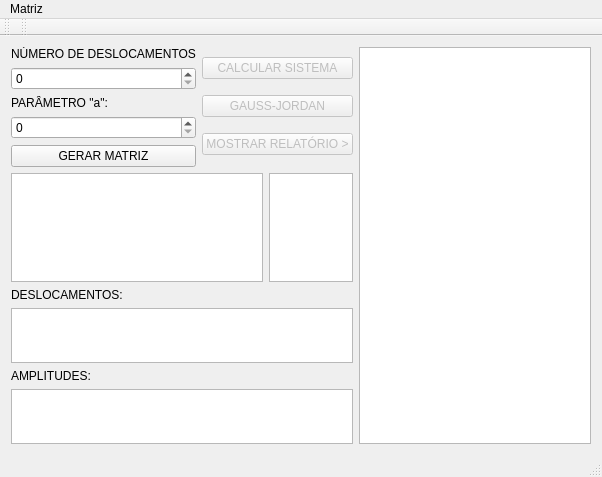
<?xml version="1.0" encoding="UTF-8"?>
<ui version="4.0">
 <class>MainWindow</class>
 <widget class="QMainWindow" name="MainWindow">
  <property name="geometry">
   <rect>
    <x>0</x>
    <y>0</y>
    <width>602</width>
    <height>477</height>
   </rect>
  </property>
  <property name="windowTitle">
   <string>Matriz</string>
  </property>
  <widget class="QWidget" name="centralWidget">
   <layout class="QGridLayout" name="gridLayout">
    <item row="0" column="0">
     <layout class="QVBoxLayout" name="verticalLayout_2">
      <item>
       <layout class="QHBoxLayout" name="horizontalLayout">
        <item>
         <layout class="QVBoxLayout" name="verticalLayout">
          <item>
           <widget class="QLabel" name="label">
            <property name="text">
             <string>NÚMERO DE DESLOCAMENTOS</string>
            </property>
           </widget>
          </item>
          <item>
           <widget class="QSpinBox" name="_tamanhoMatriz"/>
          </item>
          <item>
           <widget class="QLabel" name="label_4">
            <property name="text">
             <string>PARÂMETRO &quot;a&quot;:</string>
            </property>
           </widget>
          </item>
          <item>
           <widget class="QSpinBox" name="_parametroA"/>
          </item>
          <item>
           <widget class="QPushButton" name="btnGerarMatriz">
            <property name="text">
             <string>GERAR MATRIZ</string>
            </property>
           </widget>
          </item>
         </layout>
        </item>
        <item>
         <layout class="QVBoxLayout" name="verticalLayout_3">
          <item>
           <widget class="QPushButton" name="btnCalcularMatriz">
            <property name="enabled">
             <bool>false</bool>
            </property>
            <property name="text">
             <string>CALCULAR SISTEMA</string>
            </property>
            <property name="flat">
             <bool>false</bool>
            </property>
           </widget>
          </item>
          <item>
           <widget class="QPushButton" name="btnCalcularJordan">
            <property name="enabled">
             <bool>false</bool>
            </property>
            <property name="text">
             <string>GAUSS-JORDAN</string>
            </property>
            <property name="checkable">
             <bool>true</bool>
            </property>
           </widget>
          </item>
          <item>
           <widget class="QPushButton" name="btnRelatorio">
            <property name="enabled">
             <bool>false</bool>
            </property>
            <property name="text">
             <string>MOSTRAR RELATÓRIO &gt;</string>
            </property>
            <property name="checkable">
             <bool>true</bool>
            </property>
           </widget>
          </item>
         </layout>
        </item>
       </layout>
      </item>
      <item>
       <layout class="QHBoxLayout" name="horizontalLayout_5">
        <item>
         <widget class="QTableWidget" name="tblCoeficientes"/>
        </item>
        <item>
         <widget class="QTableWidget" name="tblResultado">
          <property name="sizePolicy">
           <sizepolicy hsizetype="Maximum" vsizetype="Expanding">
            <horstretch>0</horstretch>
            <verstretch>0</verstretch>
           </sizepolicy>
          </property>
          <property name="maximumSize">
           <size>
            <width>87</width>
            <height>16777215</height>
           </size>
          </property>
         </widget>
        </item>
       </layout>
      </item>
     </layout>
    </item>
    <item row="1" column="0">
     <widget class="QLabel" name="label_2">
      <property name="text">
       <string>DESLOCAMENTOS:</string>
      </property>
     </widget>
    </item>
    <item row="2" column="0">
     <widget class="QTableWidget" name="tblRaizes">
      <property name="sizePolicy">
       <sizepolicy hsizetype="Expanding" vsizetype="Maximum">
        <horstretch>0</horstretch>
        <verstretch>0</verstretch>
       </sizepolicy>
      </property>
      <property name="maximumSize">
       <size>
        <width>16777215</width>
        <height>55</height>
       </size>
      </property>
      <property name="editTriggers">
       <set>QAbstractItemView::NoEditTriggers</set>
      </property>
      <property name="gridStyle">
       <enum>Qt::SolidLine</enum>
      </property>
      <property name="rowCount">
       <number>0</number>
      </property>
     </widget>
    </item>
    <item row="3" column="0">
     <widget class="QLabel" name="label_3">
      <property name="text">
       <string>AMPLITUDES:</string>
      </property>
     </widget>
    </item>
    <item row="4" column="0">
     <widget class="QTableWidget" name="tblAmplitudes">
      <property name="sizePolicy">
       <sizepolicy hsizetype="Expanding" vsizetype="Maximum">
        <horstretch>0</horstretch>
        <verstretch>0</verstretch>
       </sizepolicy>
      </property>
      <property name="maximumSize">
       <size>
        <width>16777215</width>
        <height>55</height>
       </size>
      </property>
     </widget>
    </item>
    <item row="0" column="1" rowspan="5">
     <layout class="QVBoxLayout" name="verticalLayout_4">
      <item>
       <widget class="QPlainTextEdit" name="pteRelatorio">
        <property name="maximumSize">
         <size>
          <width>16777215</width>
          <height>16777215</height>
         </size>
        </property>
        <property name="textInteractionFlags">
         <set>Qt::TextSelectableByKeyboard|Qt::TextSelectableByMouse</set>
        </property>
       </widget>
      </item>
     </layout>
    </item>
   </layout>
  </widget>
  <widget class="QMenuBar" name="menuBar">
   <property name="geometry">
    <rect>
     <x>0</x>
     <y>0</y>
     <width>602</width>
     <height>25</height>
    </rect>
   </property>
   <widget class="QMenu" name="menuMatriz">
    <property name="title">
     <string>Matriz</string>
    </property>
   </widget>
   <addaction name="menuMatriz"/>
  </widget>
  <widget class="QToolBar" name="mainToolBar">
   <attribute name="toolBarArea">
    <enum>TopToolBarArea</enum>
   </attribute>
   <attribute name="toolBarBreak">
    <bool>false</bool>
   </attribute>
  </widget>
  <widget class="QStatusBar" name="statusBar"/>
  <widget class="QToolBar" name="toolBar">
   <property name="windowTitle">
    <string>toolBar</string>
   </property>
   <attribute name="toolBarArea">
    <enum>TopToolBarArea</enum>
   </attribute>
   <attribute name="toolBarBreak">
    <bool>false</bool>
   </attribute>
  </widget>
 </widget>
 <layoutdefault spacing="6" margin="11"/>
 <resources/>
 <connections/>
</ui>
